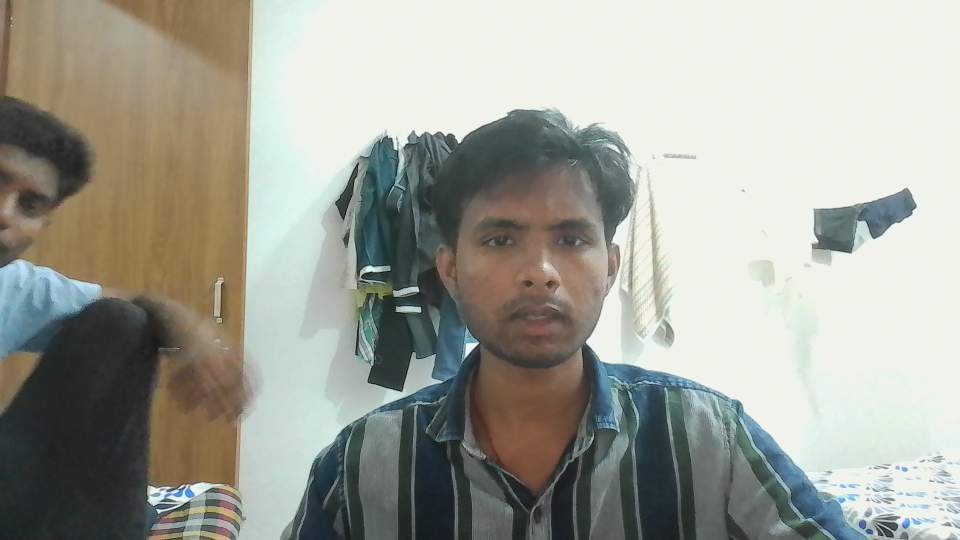
#> input picture dataset/WIN_20251010_23_41_48_Pro.jpg, 1920 x 1080 px (shown at 1/2 size)
$ python -i standalone_prepare_features.py   (imports and definitions only)
#> lines starting #> are read from the running program, lines starting #| are printed output that depends on the picture
#> further down, picture is the input picture: shape (1080, 1920, 3); mean B, G, R 153.1, 162.2, 161
"""
Standalone Face Features Preparation Script for YOLO Unauthorized Person Detection System
This script processes captured face images and creates basic face recognition data using OpenCV
"""

import os
import sys
import json
import numpy as np
import cv2
import yaml
from pathlib import Path
import argparse
from typing import List, Dict, Any, Optional


class StandaloneFaceProcessor:
    """
    Standalone face processor using OpenCV features
    """

    def __init__(self, config_path: str = "config/config.yaml"):
        """
        Initialize face processor

        Args:
            config_path: Path to configuration file
        """
        self.config = self.load_config(config_path)
        self.paths_config = self.config.get('paths', {})

        # Paths
        self.authorized_faces_dir = self.paths_config.get('authorized_faces_dir', 'dataset/authorized_faces')
        self.embeddings_file = self.paths_config.get('embeddings_file', 'dataset/face_embeddings.npy')
        self.authorized_persons_file = self.paths_config.get('authorized_persons_file', 'dataset/authorized_persons.json')

        # Face detection
        self.face_cascade = cv2.CascadeClassifier(cv2.data.haarcascades + 'haarcascade_frontalface_default.xml')

        # Processing settings
        self.min_images_per_person = 1  # Minimum images required per person

        print("Standalone Face Processor Initialized")
        print(f"Authorized faces directory: {self.authorized_faces_dir}")
        print(f"Embeddings file: {self.embeddings_file}")
        print(f"Persons file: {self.authorized_persons_file}")

    def load_config(self, config_path: str) -> Dict[str, Any]:
        """
        Load configuration from YAML file

        Args:
            config_path: Path to the configuration file

        Returns:
            Dictionary containing configuration parameters
        """
        try:
            with open(config_path, 'r') as file:
                config = yaml.safe_load(file)
            return config
        except FileNotFoundError:
            print(f"Configuration file not found: {config_path}")
            print("Using default configuration")
            return {
                'paths': {
                    'authorized_faces_dir': 'dataset/authorized_faces',
                    'embeddings_file': 'dataset/face_embeddings.npy',
                    'authorized_persons_file': 'dataset/authorized_persons.json'
                }
            }
        except yaml.YAMLError as e:
            print(f"Error parsing configuration file: {e}")
            return {
                'paths': {
                    'authorized_faces_dir': 'dataset/authorized_faces',
                    'embeddings_file': 'dataset/face_embeddings.npy',
                    'authorized_persons_file': 'dataset/authorized_persons.json'
                }
            }

    # [54 lines left out: functions ensure_directory_exists, get_person_directories, get_person_images, not called in this run]

    def extract_face_features(self, image: np.ndarray) -> Optional[np.ndarray]:
        """
        Extract face features using OpenCV

        Args:
            image: Input image

        Returns:
            Face features vector or None if no face found
        """
        try:
            # Convert to grayscale
            gray = cv2.cvtColor(image, cv2.COLOR_BGR2GRAY)
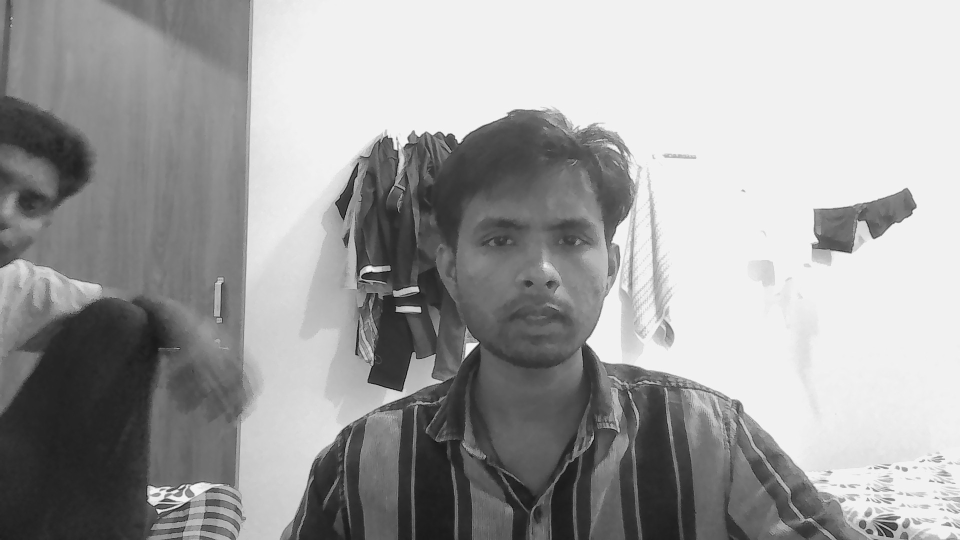
#> gray: shape (1080, 1920) (shown at 1/2 size); min 2, max 252, mean 160.9

            # Detect faces
            faces = self.face_cascade.detectMultiScale(gray, 1.1, 4)
#> faces = [[891, 343, 368, 368]]

            if len(faces) == 0:
                return None

            # Use the largest face
            largest_face = max(faces, key=lambda f: f[2] * f[3])
#> largest_face = [891, 343, 368, 368]
            x, y, w, h = largest_face
#> x = 891; y = 343; w = 368; h = 368

            # Extract face region
            face_roi = gray[y:y+h, x:x+w]
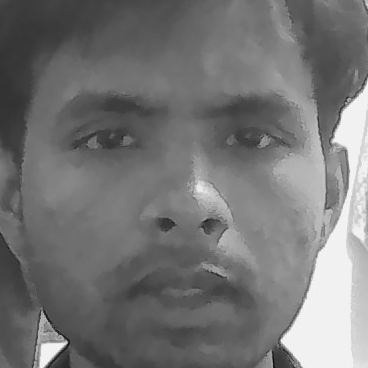
#> face_roi: shape (368, 368); min 11, max 252, mean 116.7

            # Resize to standard size
            face_roi = cv2.resize(face_roi, (100, 100))
#> face_roi: shape (100, 100)

            # Flatten to create feature vector
            features = face_roi.flatten()
#> features = 10000 values, max 245 at index 5295, min 26 at index 9974, mean 116.5

            # Normalize features
            features = features.astype(np.float32) / 255.0
#> features = 10000 values, max 0.961 at index 5295, min 0.102 at index 9974, mean 0.457

            return features

        except Exception as e:
            print(f"ERROR Error extracting face features: {e}")
            return None

    # [172 lines left out: functions process_person_images, create_features_dataset, save_features_dataset, main, not called in this run]


# [2 lines not run here, left out]

>>> import cv2
>>> picture = cv2.imread('../../dataset/WIN_20251010_23_41_48_Pro.jpg')
>>> result = StandaloneFaceProcessor().extract_face_features(picture)
#> result has the same summary as features in extract_face_features
